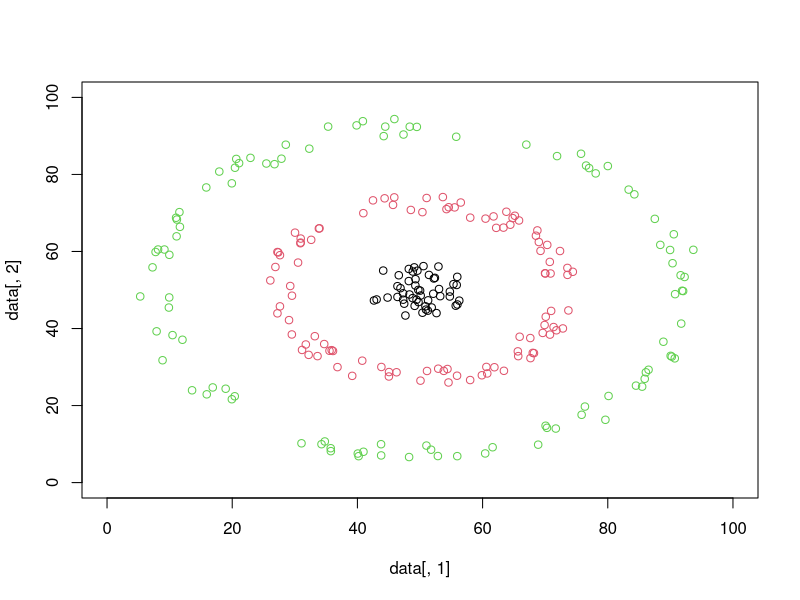
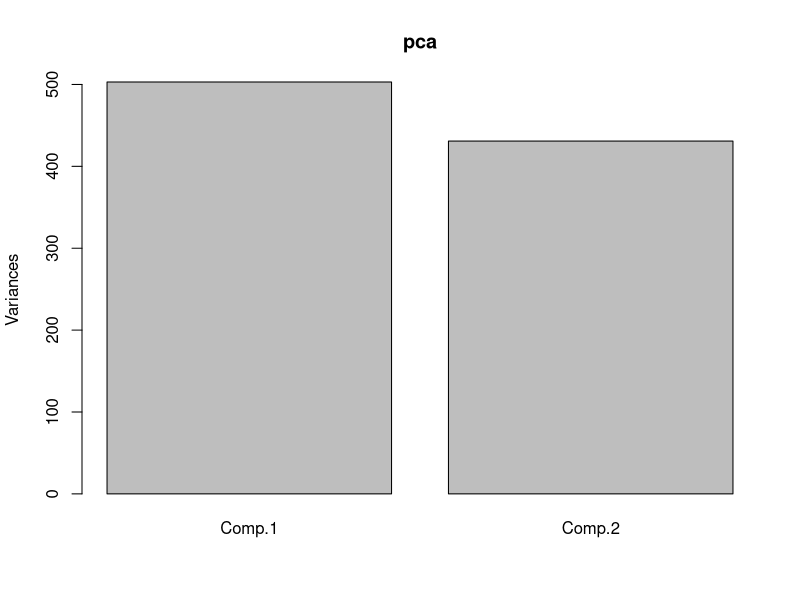
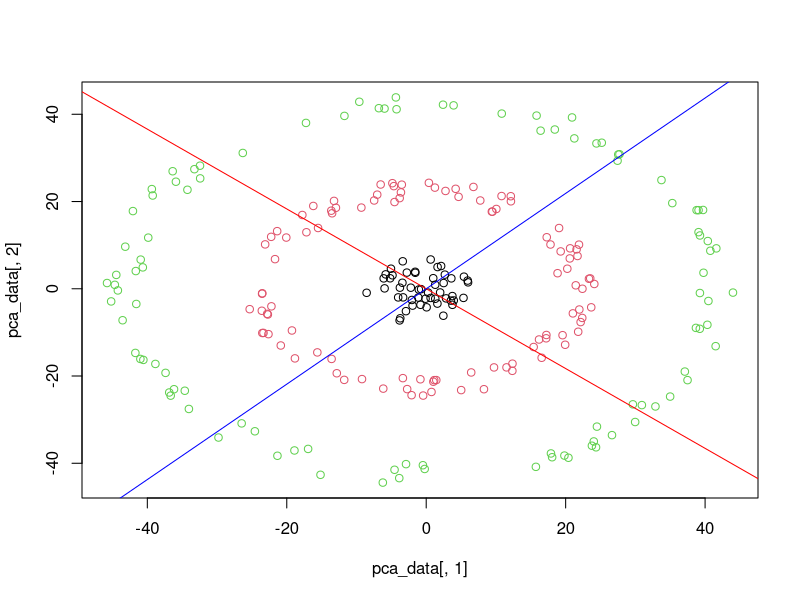
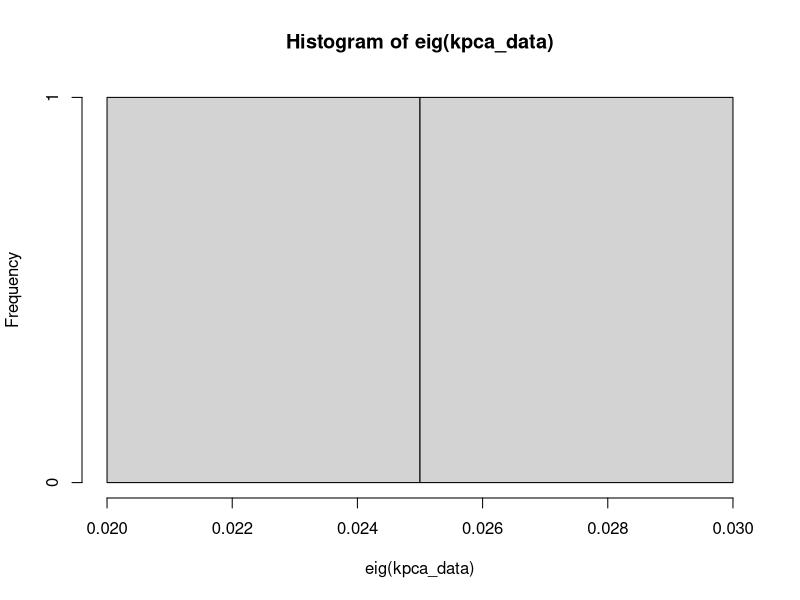
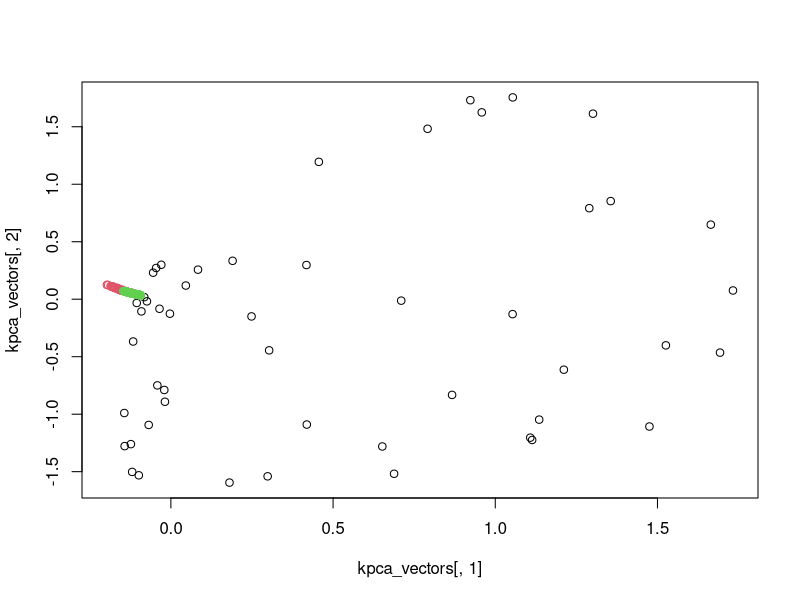
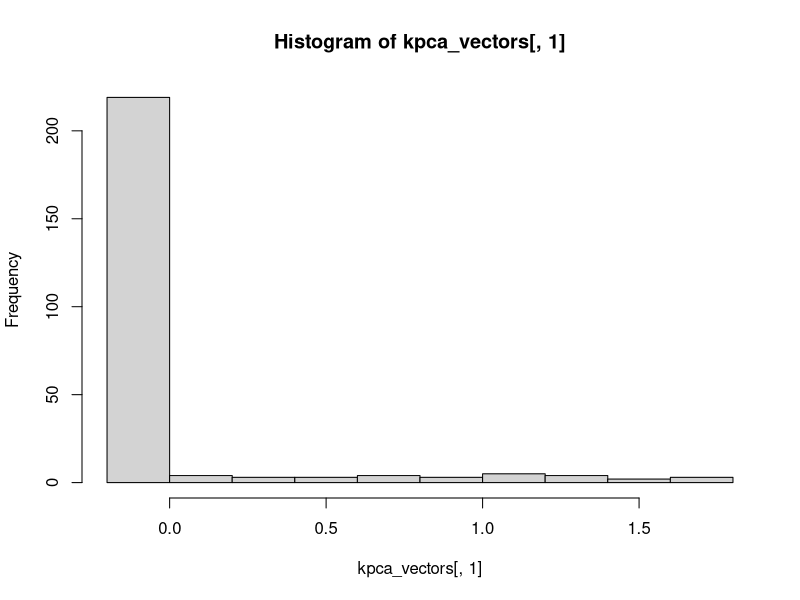
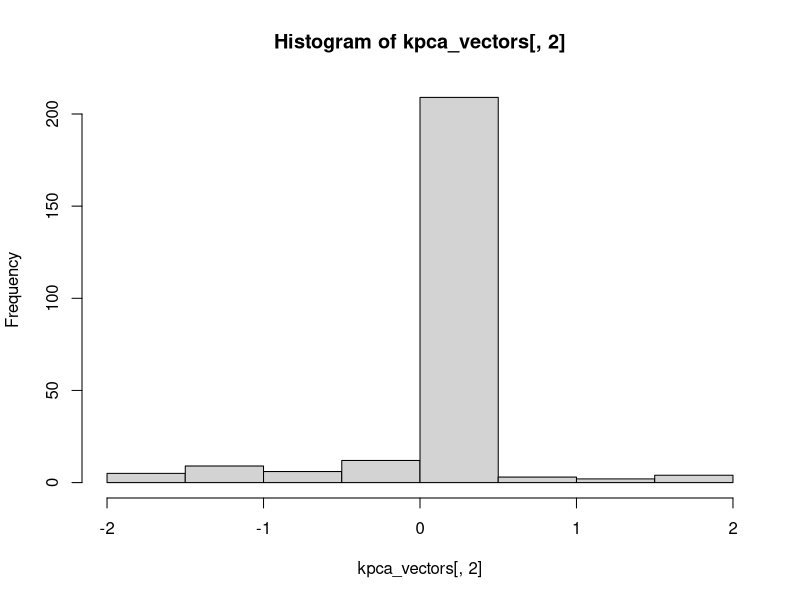
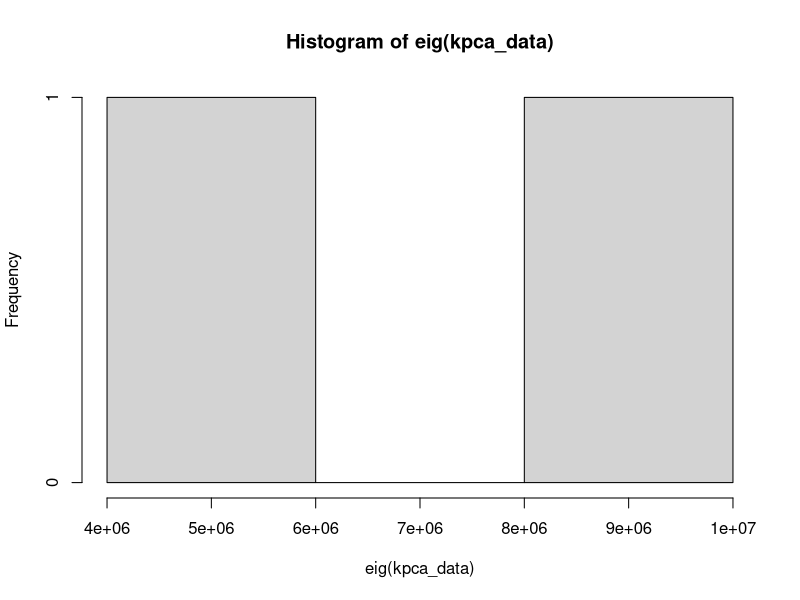

The R source for these figures, in order:
library("kernlab")
set.seed(2)

# data generation
x1 = rnorm(50, mean = 50, sd = 3)
y1 = rnorm(50, mean = 50, sd = 3)

radius_1 = 20
radius_2 = 40

x2 = rep(NA, 100)
y2 = rep(NA, 100)

x3 = rep(NA, 100)
y3 = rep(NA, 100)

for(i in 1:100) {
  radius_delta = runif(1, min = 0, max = 5)
  radius = radius_1 + radius_delta
  
  degree = runif(1, min = 0, max = 360)
  
  x2[i] = radius * cos(degree) + 50
  y2[i] = radius * sin(degree) + 50
  
  radius_delta = runif(1, min = 0, max = 5)
  radius = radius_2 + radius_delta
  
  degree = runif(1, min = 0, max = 360)
  
  x3[i] = radius * cos(degree) + 50
  y3[i] = radius * sin(degree) + 50
  
}

X = c(x1, x2, x3)
Y = c(y1, y2, y3)
id = c(rep(1, length(x1)), rep(2, length(x2)), rep(3, length(x3)))
id
data = data.frame(X, Y, id)
x11()
plot(data[, 1], data[, 2], xlim = c(0, 100), ylim = c(0, 100), col = data[, 3])

pca = princomp (data[, -3], center=TRUE)

x11()
plot (pca)

# eigen vectors
pca_vector = loadings(pca)
pca_vector
summary = summary (pca)
summary
pca_data = pca$scores
ev_slope_1 = pca_vector[1, 1] / pca_vector[2, 1]
ev_slope_2 = pca_vector[1, 2] / pca_vector[2, 2]

x11()
plot(pca_data[ ,1], pca_data[ ,2], col = data[, 3])
abline(0, ev_slope_1, col = "red")
abline(0, ev_slope_2, col = "blue")

# RBF Kernelizing
data = as.matrix(data)
kpca_data = kpca(data[, -3], kpar = list(sigma = 0.15), kernel = "rbfdot", features = 2)

hist(eig(kpca_data))

kpca_vectors = pcv(kpca_data)
x11()
plot(kpca_vectors[, 1], kpca_vectors[, 2], col = data[, 3])

x11()
hist(kpca_vectors[, 1])
x11()
hist(kpca_vectors[, 2])

# Polydot Kernelizing
data = as.matrix(data)
kpca_data = kpca(data[, -3], kpar = list(scale=1, offset=0, degree=2), kernel = "polydot", features = 2)
kpca_data

x11()
hist(eig(kpca_data))

p = pcv(kpca_data)
p

x11()
plot(p[, 1], p[, 2], col = data[, 3])

kpca_vectors = pcv(kpca_data)

x11()
hist(kpca_vectors[, 1])
x11()
hist(kpca_vectors[, 2])
